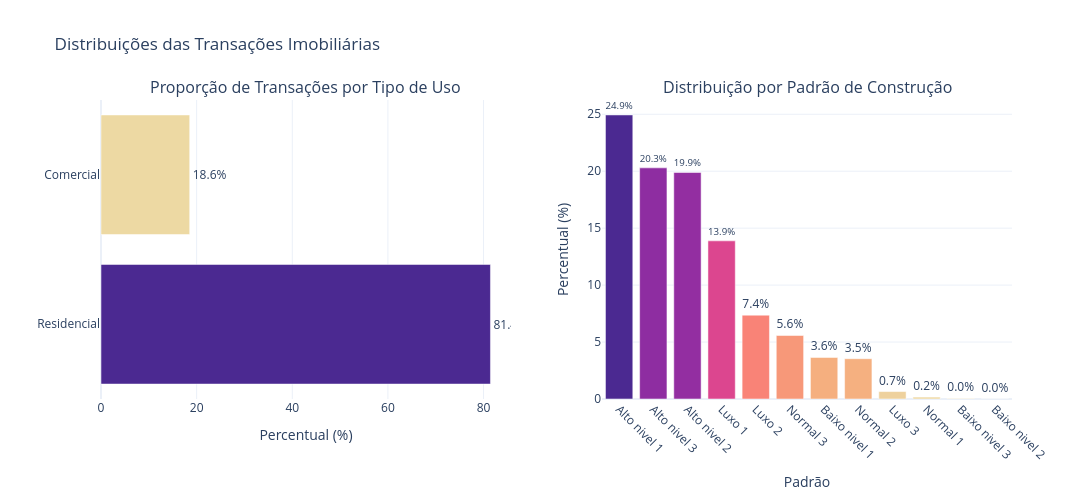

The notebook cell this image was saved under:
### Markdown cell above
## 2. Perfil das Transações Imobiliárias
Vamos analisar o volume de dados categóricos. A ideia é entender qual é o "feijão com arroz" do mercado cearense: o que mais se vende?

### Code cell
from plotly.subplots import make_subplots
import plotly.graph_objects as go

# ==========================================
# Dados de proporção - Tipo de Uso
# ==========================================

prop_uso = (
    df['tipo_uso_imovel']
    .value_counts(normalize=True)
    .mul(100)
    .reset_index()
)

prop_uso.columns = ['tipo_uso_imovel', 'percentual']

# ==========================================
# Dados de proporção - Padrão Construção
# ==========================================

prop_padrao = (
    df['padrao_construcao']
    .value_counts(normalize=True)
    .mul(100)
    .reset_index()
)

prop_padrao.columns = ['padrao_construcao', 'percentual']

# ==========================================
# Criando subplots
# ==========================================

fig = make_subplots(
    rows=1,
    cols=2,
    subplot_titles=(
        "Proporção de Transações por Tipo de Uso",
        "Distribuição por Padrão de Construção"
    )
)

# ==========================================
# Gráfico 1
# ==========================================

fig.add_trace(
    go.Bar(
        x=prop_uso['percentual'],
        y=prop_uso['tipo_uso_imovel'],
        orientation='h',
        marker=dict(color=prop_uso['percentual'],
                    colorscale='agsunset_r'),
        
        text=[f"{v:.1f}%" for v in prop_uso['percentual']],
        textposition='outside',

        hovertemplate=
        "<b>%{y}</b><br>" +
        "Percentual: %{x:.2f}%<extra></extra>"
    ),
    row=1,
    col=1
)

# ==========================================
# Gráfico 2
# ==========================================

fig.add_trace(
    go.Bar(
        x=prop_padrao['padrao_construcao'],
        y=prop_padrao['percentual'],
        
        marker=dict(color=prop_padrao['percentual'],
                    colorscale='agsunset_r'),

        text=[f"{v:.1f}%" for v in prop_padrao['percentual']],
        textposition='outside',

        hovertemplate=
        "<b>%{x}</b><br>" +
        "Percentual: %{y:.2f}%<extra></extra>"
    ),
    row=1,
    col=2
)

# ==========================================
# Layout
# ==========================================

fig.update_layout(
    height=500,
    width=1200,
    showlegend=False,
    template="plotly_white",
    title="Distribuições das Transações Imobiliárias"
)

# Ajustes eixos
fig.update_xaxes(title_text="Percentual (%)", row=1, col=1)
fig.update_yaxes(title_text="", row=1, col=1)

fig.update_xaxes(title_text="Padrão", tickangle=45, row=1, col=2)
fig.update_yaxes(title_text="Percentual (%)", row=1, col=2)

fig.show()

### Figure 1 — Plotly figure (JSON) as saved in the notebook; plotly's stock layout.template omitted (floating-point values rounded to 4 significant figures)
{"data": [{"hovertemplate": "<b>%{y}</b><br>Percentual: %{x:.2f}%<extra></extra>", "marker": {"color": [81.45, 18.55], "colorscale": [[0, "rgb(237, 217, 163)"], [0.1667, "rgb(246, 169, 122)"], [0.3333, "rgb(250, 120, 118)"], [0.5, "rgb(234, 79, 136)"], [0.6667, "rgb(192, 54, 157)"], [0.8333, "rgb(135, 44, 162)"], [1, "rgb(75, 41, 145)"]]}, "orientation": "h", "text": ["81.4%", "18.6%"], "textposition": "outside", "type": "bar", "x": [81.45, 18.55], "xaxis": "x", "y": ["Residencial", "Comercial"], "yaxis": "y"}, {"hovertemplate": "<b>%{x}</b><br>Percentual: %{y:.2f}%<extra></extra>", "marker": {"color": [24.94, 20.29, 19.89, 13.88, 7.361, 5.576, 3.65, 3.537, 0.6538, 0.1699, 0.04452, 0.003515], "colorscale": [[0, "rgb(237, 217, 163)"], [0.1667, "rgb(246, 169, 122)"], [0.3333, "rgb(250, 120, 118)"], [0.5, "rgb(234, 79, 136)"], [0.6667, "rgb(192, 54, 157)"], [0.8333, "rgb(135, 44, 162)"], [1, "rgb(75, 41, 145)"]]}, "text": ["24.9%", "20.3%", "19.9%", "13.9%", "7.4%", "5.6%", "3.6%", "3.5%", "0.7%", "0.2%", "0.0%", "0.0%"], "textposition": "outside", "type": "bar", "x": ["Alto nivel 1", "Alto nivel 3", "Alto nivel 2", "Luxo 1", "Luxo 2", "Normal 3", "Baixo nivel 1", "Normal 2", "Luxo 3", "Normal 1", "Baixo nivel 3", "Baixo nivel 2"], "xaxis": "x2", "y": [24.94, 20.29, 19.89, 13.88, 7.361, 5.576, 3.65, 3.537, 0.6538, 0.1699, 0.04452, 0.003515], "yaxis": "y2"}], "layout": {"annotations": [{"font": {"size": 16}, "showarrow": false, "text": "Proporção de Transações por Tipo de Uso", "x": 0.225, "xanchor": "center", "xref": "paper", "y": 1, "yanchor": "bottom", "yref": "paper"}, {"font": {"size": 16}, "showarrow": false, "text": "Distribuição por Padrão de Construção", "x": 0.775, "xanchor": "center", "xref": "paper", "y": 1, "yanchor": "bottom", "yref": "paper"}], "height": 500, "showlegend": false, "title": {"text": "Distribuições das Transações Imobiliárias"}, "width": 1200, "xaxis": {"anchor": "y", "domain": [0, 0.45], "title": {"text": "Percentual (%)"}}, "xaxis2": {"anchor": "y2", "domain": [0.55, 1], "tickangle": 45, "title": {"text": "Padrão"}}, "yaxis": {"anchor": "x", "domain": [0, 1], "title": {"text": ""}}, "yaxis2": {"anchor": "x2", "domain": [0, 1], "title": {"text": "Percentual (%)"}}}}
